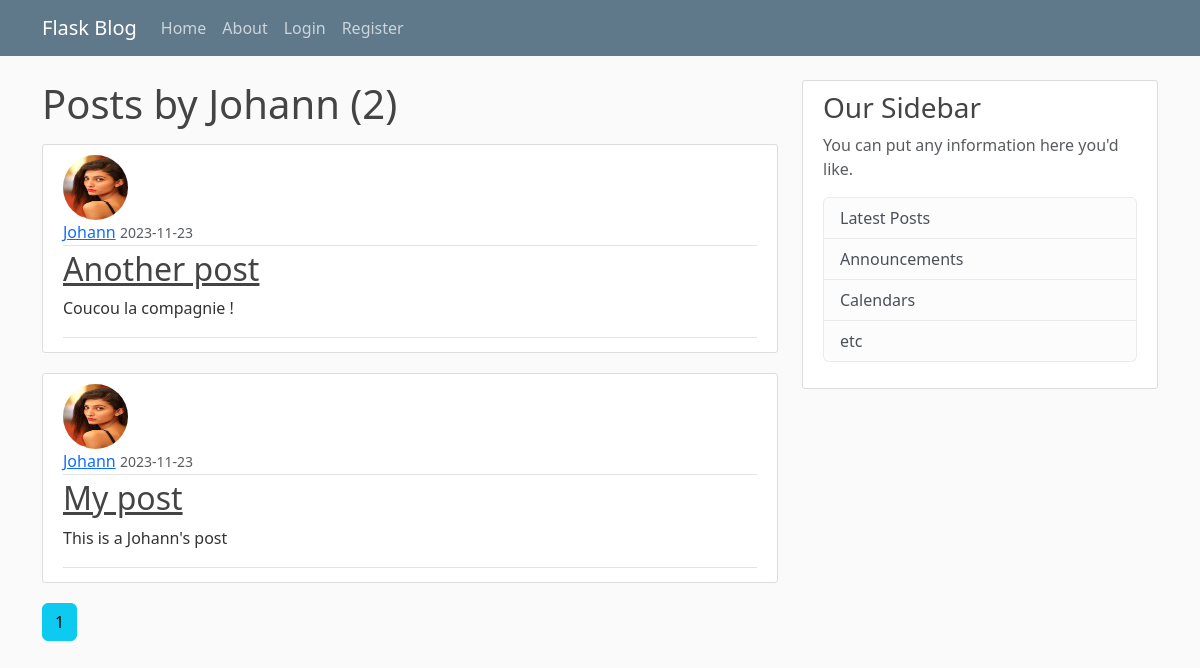
The page /user/Johann on the database its author committed.
### flaskblog/models.py (models this page shows, shortened)
class User(db.Model, UserMixin):
    id = db.Column(db.Integer, primary_key=True)
    username = db.Column(db.String(20), unique=True, nullable=False)
    email = db.Column(db.String(120), unique=True, nullable=False)
    image_file = db.Column(db.String(20), nullable=False, default='default.jpg')
    password = db.Column(db.String(60), nullable=False)
    posts = db.relationship('Post', backref='author', lazy=True)

class Post(db.Model):
    id = db.Column(db.Integer, primary_key=True)
    title = db.Column(db.String(100), nullable=False)
    date_posted = db.Column(db.DateTime, nullable=False, default=datetime.utcnow)
    content = db.Column(db.Text, nullable=False)
    user_id = db.Column(db.Integer, db.ForeignKey('user.id'), nullable=False)

### flaskblog/users/routes.py (the view)
@users.route("/user/<string:username>")
def user_posts(username):
    page = request.args.get('page', 1, type=int)
    user = User.query.filter_by(username=username).first_or_404()
    posts = Post.query.filter_by(author=user)\
        .order_by(Post.date_posted.desc())\
        .paginate(page=page, per_page=2)
    return render_template('user_posts.html', posts=posts, user=user)

### flaskblog/templates/user_posts.html
{% extends "layout.html" %}
{% block content %}
    <h1 class="mb-3">Posts by {{ user.username }} ({{ posts.total }})</h1>
    {% for post in posts.items %}
        <article class="media content-section">
            <img class="rounded-circle article-img" src="{{ url_for('static', filename='profile_pics/'+ post.author.image_file) }}">
            <div class="article-metadata">
                <div class="article-metadata">
                    <a class="mr-2" href="{{ url_for('users.user_posts', username=post.author.username) }}">{{ post.author.username }}</a>
                    <small class="text-muted">{{ post.date_posted.strftime('%Y-%m-%d') }}</small>
                </div>
                <h2><a class="article-title" href="{{ url_for('posts.post', post_id=post.id) }}">{{ post.title }}</a></h2>
                <p class="article-content">{{ post.content }}</p>
            </div>
        </article>
    {% endfor %}
    {% for page_num in posts.iter_pages(left_edge=1, right_edge=1, left_current=1, right_current=2) %}
        {% if page_num %}
            {% if posts.page == page_num %}
                <a class="btn btn-info mb-4" href="{{ url_for('users.user_posts', username=user.username, page=page_num) }}">{{ page_num }}</a>
            {% else %}
                <a class="btn btn-outline-info mb-4" href="{{ url_for('users.user_posts', username=user.username, page=page_num) }}">{{ page_num }}</a>
            {% endif %}
        {% else %}
            ...
        {% endif %}
    {% endfor %}
{% endblock content %}

### flaskblog/static/main.css (style rules this page uses)
body { background: #fafafa; color: #333333; margin-top: 5rem; }
h1, h2, h3, h4, h5, h6 { color: #444444; }
.content-section { background: #ffffff; padding: 10px 20px; border: 1px solid #dddddd; border-radius: 3px; margin-bottom: 20px; }
.article-title { color: #444444; }
.article-content { white-space: pre-line; }
.article-img { height: 65px; width: 65px; margin-right: 16px; }
.article-metadata { padding-bottom: 1px; margin-bottom: 4px; border-bottom: 1px solid #e3e3e3 }

### rows shown on the page
User: username "Johann"
Post: image_file (placeholder picture), author.username "Johann", date_posted "2023-11-23", title "Another post", content "Coucou la compagnie !"
Post: image_file (placeholder picture), author.username "Johann", date_posted "2023-11-23", title "My post", content "This is a Johann's post"

### other values the page prints
{{ posts.total }} "2"
{{ page_num }} "1"
